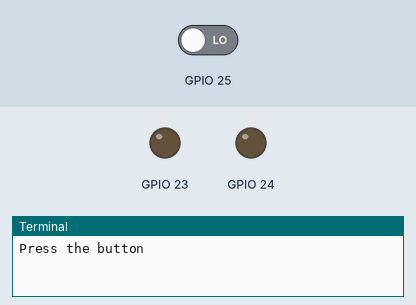
Recording of a program running on a simulated Raspberry Pi (BCM pin numbers). Parts: output pins drawn as LEDs (lit = HIGH), the last lines printed to the terminal. The test bench sets the inputs (shaded band); at power-on: GPIO 25 LOW.

Above: at 1.2 s.
1.3 s: GPIO 25 driven HIGH
At 2.5 s:
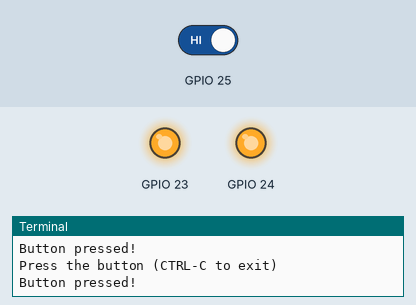
2.8 s: GPIO 25 driven LOW
At 4.5 s:
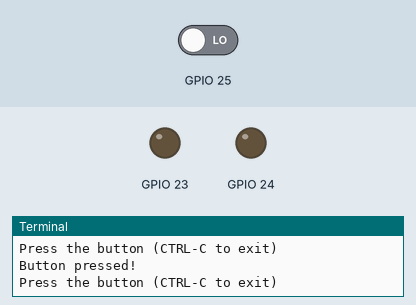
Timing chart, 0 to 6.0 s (numbered marks = the images above; inputs shaded):
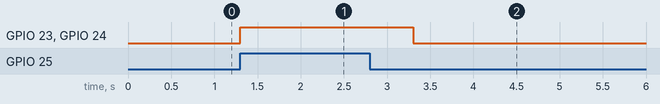

The program:

gpio-test2.py
```python
import RPi.GPIO as GPIO
import time

GPIO.setmode(GPIO.BCM)

GPIO.setup(23, GPIO.OUT)
GPIO.setup(24, GPIO.OUT)

GPIO.setup(25, GPIO.IN)

print "Press the button"

try:
    while True :
        GPIO.output(23, False)
        GPIO.output(24, False)

        if GPIO.input(25)==1:
            print "Button pressed!"

            GPIO.output(23, True)
            GPIO.output(24, True)

            time.sleep(1)

            print "Press the button (CTRL-C to exit)"
except KeyboardInterrupt:
    GPIO.cleanup()
```

Measured:
- after the input at 1.3 s, GPIO 23, GPIO 24: LOW → HIGH at once
- after the input at 2.8 s, GPIO 23, GPIO 24: HIGH → LOW after 0.50 s
